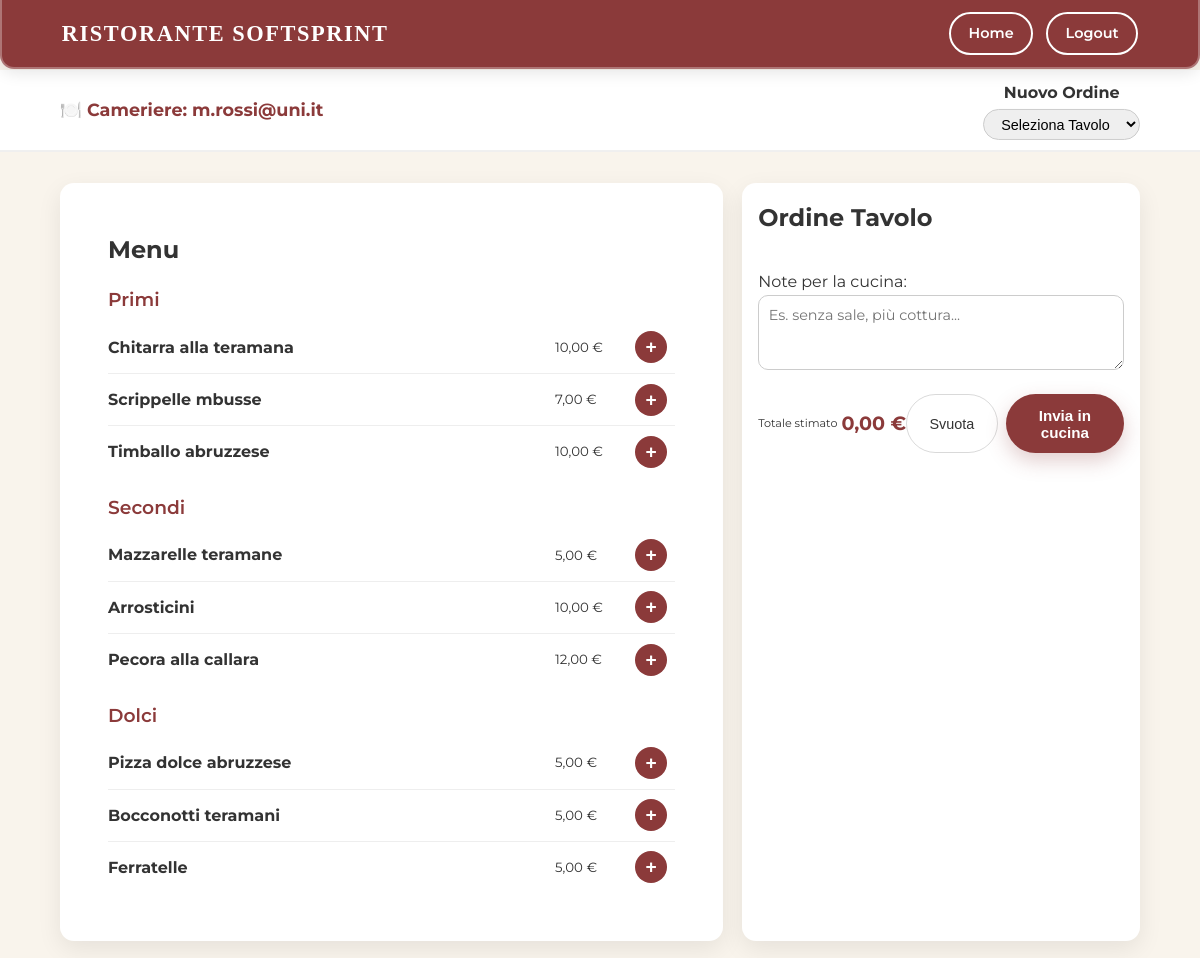
Before: /public/cameriere.php (signed in) with the older database file.
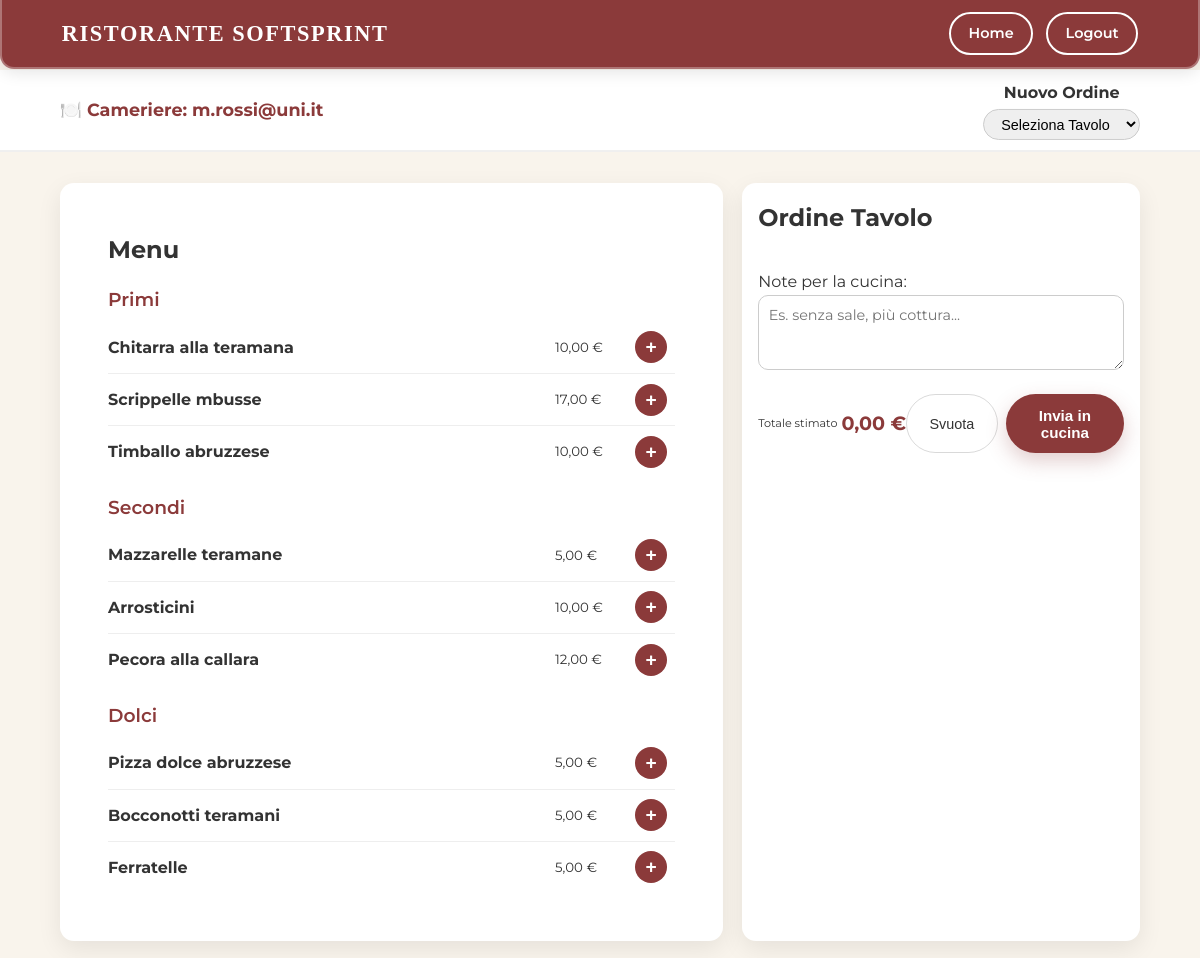
After: the same page with the newer database file.
### tables this page shows
CREATE TABLE `piatto` (
  `id_piatto` int(11) NOT NULL,
  `nome` varchar(50) NOT NULL,
  `prezzo` decimal(5,0) NOT NULL,
  `categoria` varchar(255) DEFAULT NULL,
  `img` varchar(255) DEFAULT NULL,
  `descrizione` varchar(255) DEFAULT NULL
);

### php/includes/db.php (called while the page is built, shortened)
<?php
    function open(){
        $connDB = new mysqli(dbhost, dbuser, dbpass, db);
        return $connDB;
    }
?>

### php/class/Piatto.php (called while the page is built, shortened)
<?php
require_once __DIR__ . "/../includes/db.php";
class Piatto {
    private $db;
    public function __construct() {
        $this->db = open();
    }
    public function getMenu(): array {
        $query = "SELECT * FROM piatto";
        $req= $this->db->query($query);
        return $req ->fetch_all(MYSQLI_ASSOC);
    }
}

### public/cameriere.php (the view, shortened to what this page needs)
<?php
require_once "../php/class/Tavolo.php";
require_once "../php/class/Piatto.php";
$id_tavolo = isset($_GET['tavolo']) ? intval($_GET['tavolo']) : 0;
$piattoObj = new Piatto();
$menu = $piattoObj->getMenu();
$piattiPerCategoria = [];
foreach ($menu as $p) {
    $piattiPerCategoria[$p['categoria']][] = $p;
}
?>
<?php include_once "../php/includes/header.php"; header2();?>
<header class="waiter-topbar">
    <div class="container topbar-inner">
        <strong class="cameriere-title">🍽️ Cameriere: <?= htmlspecialchars($_SESSION['email']); ?></strong>
        <div class="topbar-center">
            <strong>Nuovo Ordine</strong><br>
            <select id="select-tavolo" onchange="vaiAlTavolo(this)">
                <option value="">Seleziona Tavolo</option>
            </select>
        </div>
    </div>
</header>
<main class="container waiter-layout">
<section class="menu-panel">
    <h2>Menu</h2>
    <?php foreach ($piattiPerCategoria as $categoria => $piatti): ?>
        <div class="menu-category">
            <h3><?= htmlspecialchars($categoria) ?></h3>
            <ul>
                <?php foreach ($piatti as $p):
                    $id = intval($p['id_piatto']);
                    $price = floatval($p['prezzo']);
                    $title = htmlspecialchars($p['nome'], ENT_QUOTES);
                ?>
                <li class="dish" data-id="<?= $id ?>" data-price="<?= $price ?>" data-title="<?= $title ?>">
                    <strong><?= $title ?></strong>
                    <small><?= number_format($price, 2, ',', '') ?> €</small>
                    <button class="dish-add">+</button>
                </li>
                <?php endforeach; ?>
            </ul>
        </div>
    <?php endforeach; ?>
</section>
<aside class="order-panel">
<header class="order-header">
    <h2 id="ordine-titolo">Ordine Tavolo <?= $id_tavolo > 0 ? $id_tavolo : '' ?></h2>
</header>
<div>
    <label for="note-cucina">Note per la cucina:</label>
    <textarea id="note-cucina" rows="3" placeholder="Es. senza sale, più cottura..."></textarea>
</div>
<div class="order-footer">
    <div class="order-total">
        <span>Totale stimato</span>
        <strong id="order-total">0 €</strong>
    </div>
    <div class="order-actions">
        <button class="btn-secondary" id="btn-svuota">Svuota</button>
        <button class="btn-primary" id="btn-invia">Invia in cucina</button>
    </div>
</div>
</aside>
</main>
</html>

### php/includes/header.php (shortened to what this page needs)
<?php
function header2() : void {
  echo '
  <!DOCTYPE html>
  <html lang="it">
  <head>
    <meta charset="UTF-8">
    <title>Cucina – Ristorante Softsprint</title>
    <meta name="viewport" content="width=device-width, initial-scale=1.0">
    <link rel="stylesheet" href="../css/style.css">
    <script src="../js/main.js"></script>
    <link href="https://fonts.googleapis.com/css2?family=Playfair+Display:wght@500;700&family=Montserrat:wght@300;400;600&display=swap" rel="stylesheet">
  </head>
  <body>
    <header class="navbar">
      <div class="container navbar-inner">
        <div class="logo">Ristorante Softsprint</div>
        <nav class="nav-links"></nav>
        <div class="nav-right-buttons">
          <a href="../index.php" class="nav-cta">Home</a>
          <a href="logout.php" class="nav-cta">Logout</a>
        </div>
      </div>
    </header>';
}

### css/style.css (style rules this page uses)
:root { --bg: #f9f4ec; --primary: #8b3a3a; --secondary: #47624f; --accent: #e1c699; --text: #333333; --light: #ffffff; }
* { box-sizing: border-box; margin: 0; padding: 0; }
body { font-family: "Montserrat", system-ui, -apple-system, sans-serif; background-color: var(--bg); color: var(--text); line-height: 1.6; }
a { text-decoration: none; color: inherit; }
header, main, footer { width: 100%; }
.container { width: 90%; max-width: 1200px; margin: 0 auto; }
.navbar { position: sticky; top: 0; z-index: 50; background-color: var(--primary); border-bottom: 2px solid rgba(255, 255, 255, 0.3); border-left: 2px solid rgba(255, 255, 255, 0.3); border-right: 2px solid rgba(255, 255, 255, 0.3); border-radius: 0 0 14px 14px; box-shadow: 0 4px 16px rgba(0, 0, 0, 0.1); backdrop-filter: blur(4px); }
.navbar-inner { display: flex; align-items: center; justify-content: space-between; padding: 0.75rem 0; }
.logo { font-family: "Cinzel", serif; font-size: 1.4rem; font-weight: 600; letter-spacing: 0.07em; text-transform: uppercase; color: #ffffff; }
.nav-cta { padding: 0.5rem 1.1rem; border-radius: 999px; border: 2px solid #ffffff; color: #ffffff; font-weight: 600; font-size: 0.9rem; transition: all 0.2s ease-out; }
.nav-right-buttons { display: flex; gap: 0.8rem; }
.btn-primary { padding: 0.8rem 1.6rem; border-radius: 999px; border: none; background-color: var(--primary); color: var(--light); font-weight: 600; font-size: 0.95rem; cursor: pointer; transition: transform 0.15s ease-out, box-shadow 0.15s ease-out, background-color 0.15s ease-out; box-shadow: 0 8px 20px rgba(139, 58, 58, 0.25); }
.btn-secondary { padding: 0.8rem 1.4rem; border-radius: 999px; border: 1px solid rgba(0, 0, 0, 0.15); background-color: transparent; color: var(--text); font-weight: 500; font-size: 0.9rem; cursor: pointer; transition: background-color 0.15s ease-out; }
section:not(.hero-blur) { padding: 3rem 0; }
.dish { display: grid !important; grid-template-columns: 1fr 80px 40px; align-items: center; }
.order-total { font-size: 0.7rem !important; white-space: nowrap !important; display: flex; align-items: center; gap: 4px; }
.order-actions { display: flex; gap: 0.4rem; }
.waiter-topbar { position: sticky; top: 70px; z-index: 30; background: var(--light); border-bottom: 2px solid rgba(0, 0, 0, 0.06); padding: 0.6rem 0; }
.waiter-topbar .topbar-inner { display: flex; justify-content: space-between; align-items: center; }
.cameriere-title { color: var(--primary); font-size: 1.1rem; }
.topbar-center { text-align: center; }
.waiter-topbar select { margin-top: 0.25rem; padding: 0.35rem 0.8rem; border-radius: 999px; border: 1px solid #ccc; font-size: 0.9rem; }
.waiter-layout { margin-top: 2rem; display: grid; grid-template-columns: 2fr 1.2fr; gap: 1.2rem; }
.menu-panel { background: var(--light); padding: 3rem !important; border-radius: 14px; box-shadow: 0 8px 24px rgba(0, 0, 0, 0.08); max-height: calc(100vh - 200px); overflow-y: auto; }
.menu-category h3 { margin: 1rem 0 0.4rem; color: var(--primary); font-weight: 600; }
.menu-category ul { list-style: none; padding: 0; margin: 0; }
.dish { display: flex; justify-content: space-between; align-items: center; padding: 0.6rem 0; border-bottom: 1px solid #eee; }
.dish:last-child { border-bottom: none; }
.dish-add { width: 32px; height: 32px; border-radius: 999px; background: var(--primary); color: white; font-size: 1.2rem; font-weight: 700; cursor: pointer; border: none; display: inline-flex; align-items: center; justify-content: center; }
.order-panel { background: var(--light); padding: 1rem; border-radius: 14px; box-shadow: 0 8px 24px rgba(0, 0, 0, 0.08); max-height: calc(100vh - 200px); overflow-y: auto; display: flex; flex-direction: column; gap: 1rem; }
.order-header { display: flex; justify-content: space-between; align-items: center; }
.order-footer { display: flex; justify-content: space-between; align-items: center; }
.order-total strong { font-size: 1.2rem; color: var(--primary); }
.order-actions { display: flex; gap: 0.5rem; }
#note-cucina { width: 100%; border-radius: 10px; border: 1px solid #ccc; padding: 0.6rem; resize: vertical; font-family: inherit; font-size: 0.9rem; }

Changed rows visible on the page:
changed piatto "Scrippelle mbusse": prezzo "7,00" → "17,00"
